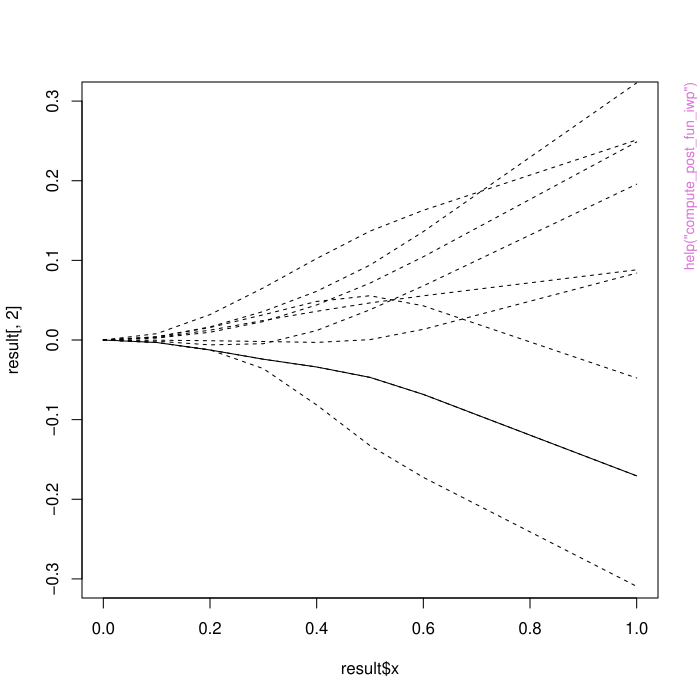

Here is the R script that generated this plot:
pkgname <- "BayesGP"
source(file.path(R.home("share"), "R", "examples-header.R"))
options(warn = 1)
base::assign(".ExTimings", "BayesGP-Ex.timings", pos = 'CheckExEnv')
base::cat("name\tuser\tsystem\telapsed\n", file=base::get(".ExTimings", pos = 'CheckExEnv'))
base::assign(".format_ptime",
function(x) {
  if(!is.na(x[4L])) x[1L] <- x[1L] + x[4L]
  if(!is.na(x[5L])) x[2L] <- x[2L] + x[5L]
  options(OutDec = '.')
  format(x[1L:3L], digits = 7L)
},
pos = 'CheckExEnv')

### * </HEADER>
library('BayesGP')

base::assign(".oldSearch", base::search(), pos = 'CheckExEnv')
base::assign(".old_wd", base::getwd(), pos = 'CheckExEnv')
cleanEx()
nameEx("compute_post_fun_iwp")
### * compute_post_fun_iwp

flush(stderr()); flush(stdout())

base::assign(".ptime", proc.time(), pos = "CheckExEnv")
### Name: compute_post_fun_iwp
### Title: Computing the posterior samples of the function or its
###   derivative using the posterior samples of the basis coefficients for
###   iwp
### Aliases: compute_post_fun_iwp

### ** Examples

knots <- c(0, 0.2, 0.4, 0.6)
samps <- matrix(rnorm(n = (3 * 10)), ncol = 10)
result <- compute_post_fun_iwp(samps = samps, knots = knots, refined_x = seq(0, 1, by = 0.1), p = 2)
plot(result[, 2] ~ result$x, type = "l", ylim = c(-0.3, 0.3))
for (i in 1:9) {
  lines(result[, (i + 1)] ~ result$x, lty = "dashed", ylim = c(-0.1, 0.1))
}
global_samps <- matrix(rnorm(n = (2 * 10), sd = 0.1), ncol = 10)



base::assign(".dptime", (proc.time() - get(".ptime", pos = "CheckExEnv")), pos = "CheckExEnv")
base::cat("compute_post_fun_iwp", base::get(".format_ptime", pos = 'CheckExEnv')(get(".dptime", pos = "CheckExEnv")), "\n", file=base::get(".ExTimings", pos = 'CheckExEnv'), append=TRUE, sep="\t")
cleanEx()
nameEx("compute_weights_precision_helper")
### * compute_weights_precision_helper

flush(stderr()); flush(stdout())

base::assign(".ptime", proc.time(), pos = "CheckExEnv")
### Name: compute_weights_precision_helper
### Title: Constructing the precision matrix given the knot sequence
###   (helper)
### Aliases: compute_weights_precision_helper

### ** Examples

compute_weights_precision_helper(x = c(0,0.2,0.4,0.6,0.8))



base::assign(".dptime", (proc.time() - get(".ptime", pos = "CheckExEnv")), pos = "CheckExEnv")
base::cat("compute_weights_precision_helper", base::get(".format_ptime", pos = 'CheckExEnv')(get(".dptime", pos = "CheckExEnv")), "\n", file=base::get(".ExTimings", pos = 'CheckExEnv'), append=TRUE, sep="\t")
cleanEx()
nameEx("get_default_option_list_MCMC")
### * get_default_option_list_MCMC

flush(stderr()); flush(stdout())

base::assign(".ptime", proc.time(), pos = "CheckExEnv")
### Name: get_default_option_list_MCMC
### Title: Get default options for MCMC implementation
### Aliases: get_default_option_list_MCMC

### ** Examples

# Example: Get the default option list
options <- get_default_option_list_MCMC()
print(options)




base::assign(".dptime", (proc.time() - get(".ptime", pos = "CheckExEnv")), pos = "CheckExEnv")
base::cat("get_default_option_list_MCMC", base::get(".format_ptime", pos = 'CheckExEnv')(get(".dptime", pos = "CheckExEnv")), "\n", file=base::get(".ExTimings", pos = 'CheckExEnv'), append=TRUE, sep="\t")
cleanEx()
nameEx("global_poly_helper")
### * global_poly_helper

flush(stderr()); flush(stdout())

base::assign(".ptime", proc.time(), pos = "CheckExEnv")
### Name: global_poly_helper
### Title: Constructing and evaluating the global polynomials, to account
###   for boundary conditions (design matrix)
### Aliases: global_poly_helper

### ** Examples

global_poly_helper(x = c(0, 0.2, 0.4, 0.6, 0.8), p = 2)



base::assign(".dptime", (proc.time() - get(".ptime", pos = "CheckExEnv")), pos = "CheckExEnv")
base::cat("global_poly_helper", base::get(".format_ptime", pos = 'CheckExEnv')(get(".dptime", pos = "CheckExEnv")), "\n", file=base::get(".ExTimings", pos = 'CheckExEnv'), append=TRUE, sep="\t")
cleanEx()
nameEx("local_poly_helper")
### * local_poly_helper

flush(stderr()); flush(stdout())

base::assign(".ptime", proc.time(), pos = "CheckExEnv")
### Name: local_poly_helper
### Title: Constructing and evaluating the local O-spline basis (design
###   matrix)
### Aliases: local_poly_helper

### ** Examples

local_poly_helper(knots = c(0, 0.2, 0.4, 0.6, 0.8), refined_x = seq(0, 0.8, by = 0.1), p = 2)



base::assign(".dptime", (proc.time() - get(".ptime", pos = "CheckExEnv")), pos = "CheckExEnv")
base::cat("local_poly_helper", base::get(".format_ptime", pos = 'CheckExEnv')(get(".dptime", pos = "CheckExEnv")), "\n", file=base::get(".ExTimings", pos = 'CheckExEnv'), append=TRUE, sep="\t")
### * <FOOTER>
###
cleanEx()
options(digits = 7L)
base::cat("Time elapsed: ", proc.time() - base::get("ptime", pos = 'CheckExEnv'),"\n")
grDevices::dev.off()
###
### Local variables: ***
### mode: outline-minor ***
### outline-regexp: "\\(> \\)?### [*]+" ***
### End: ***
quit('no')
